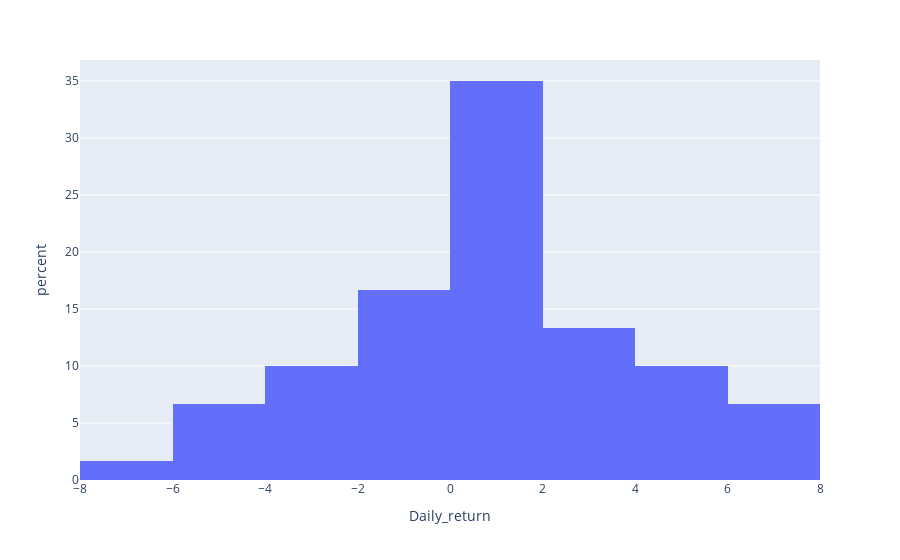

Notebook source saved alongside this figure:
### Code cell
dfig = go.Figure()
px.histogram(df.head(60), x="Daily_return",histnorm='percent')

### Figure 1 — Plotly figure (JSON) as saved in the notebook; plotly's stock layout.template omitted (floating-point values rounded to 4 significant figures)
{"data": [{"alignmentgroup": "True", "bingroup": "x", "histnorm": "percent", "hovertemplate": "Daily_return=%{x}<br>percent=%{y}<extra></extra>", "legendgroup": "", "marker": {"color": "#636efa", "pattern": {"shape": ""}}, "name": "", "offsetgroup": "", "orientation": "v", "showlegend": false, "type": "histogram", "x": [3.572, 1.379, -0.9071, 2.975, -2.222, 3.409, 0, 5.494, 5.834, -2.756, -1.012, 1.841, 0.4016, 0, 0.4, 7.77, -0.9243, 0.7463, -2.222, 0.7576, 0, 2.068, 0.9198, 2.19, -4.106, -5.773, 0.9882, -4.697, 1.027, 0.2033, -2.231, 2.075, 1.626, 3.0, -6.214, 2.071, -2.231, 7.436, 6.884, 6.779, -1.269, 0.3209, -0.9615, -0.3229, -0.974, -5.574, 1.389, 0, -0.6856, 0.3452, 0, -0.6869, 1.038, 0.6845, 4.762, 5.519, 5.539, 5.248, -1.939, -2.259], "xaxis": "x", "yaxis": "y"}], "layout": {"barmode": "relative", "legend": {"tracegroupgap": 0}, "margin": {"t": 60}, "xaxis": {"anchor": "y", "domain": [0, 1], "title": {"text": "Daily_return"}}, "yaxis": {"anchor": "x", "domain": [0, 1], "title": {"text": "percent"}}}}
